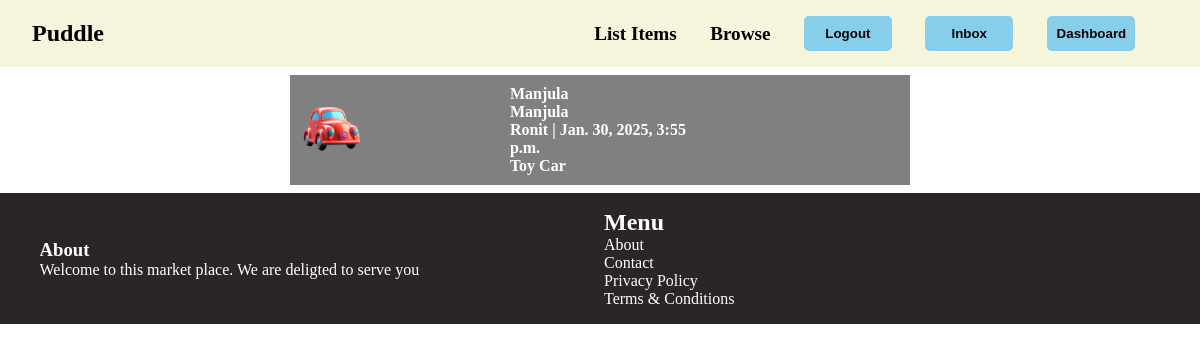
The page /inbox/ (signed in) on the database its author committed.
### conversation/models.py (models this page shows)
class Conversation(models.Model):
    item = models.ForeignKey(Item,related_name='conversations',on_delete=models.CASCADE)
    member = models.ManyToManyField(User,related_name='conversations')
    created_at = models.DateTimeField(auto_now_add=True)
    modified_at = models.DateTimeField(auto_now=True)
    class Meta:
        ordering=('-modified_at',)

### items/models.py (models this page shows, shortened)
class Item(models.Model):
    Category = models.ForeignKey(Category, related_name='items',on_delete=models.CASCADE)
    name = models.CharField(max_length=255)
    description = models.TextField(blank=True,null=True)
    price = models.FloatField()
    image = models.ImageField(upload_to='items_image',blank=True,null=True)
    is_sold = models.BooleanField(default=False)
    created_by = models.ForeignKey(User,related_name ='items',on_delete=models.CASCADE)
    created_at = models.DateTimeField(auto_now_add = True)
    class Meta:
        ordering = ('name',)

### conversation/views.py (the view)
# urls.py: path('inbox/',include('conversation.urls')),
@login_required
def inbox(request):
    print("Current user:", request.user)
    conversation = Conversation.objects.filter(member__in = [request.user.id])
    return render(request,'conversation/inbox.html',{
        'conversations':conversation
    })

### conversation/templates/conversation/inbox.html (shortened to what this page needs)
{% extends 'home/layout.html' %}
{% block body %}
<div style="width: 50%; background-color: gray;margin:8px auto; padding: 10px;">
    {% for conversation in conversations %}
    <a href="{% url 'conversation:detail' conversation.id %}" style="text-decoration: none;color: white;font-weight: bold;font-size: 1rem;">
        <div style="display: flex;justify-content: center;align-items: center; width: 70%; box-shadow: 2px 2px 2px gray;">
        <div style="width: 50%;">
            <img style="width:30%;" src="{{conversation.item.image.url}}"/>
        </div>
        <div>
            {% for member in conversation.member.all %}
                <p>{{request.user|capfirst}}</p>
                {% if member != request.user %}
                    <p>{{member.username|capfirst}} | {{conversation.modified_at}}</p>
                    <p>{{conversation.item.name}}</p>
                {% endif %}
            {% endfor %}
        </div>
    </div>
    </a>
    {% endfor %}
</div>
{% endblock %}

### home/static/home/style.css (style rules this page uses)
* { margin: 0; padding: 0; overflow-x: hidden; }

### rows shown on the page
Conversation: item.image (picture), modified_at "Jan. 30, 2025, 3:55 p.m.", item.name "Toy Car"

### other values the page prints
{{ request.user|capfirst }} "Manjula"
{{ member.username|capfirst }} "Ronit"
